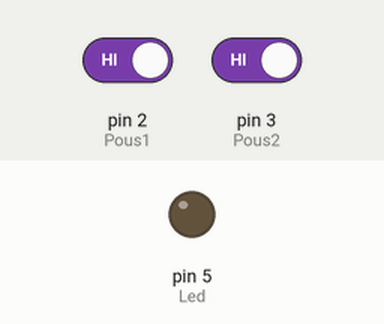
Bench run of a sketch on a simulated Arduino Uno, built with avr-gcc and run on an emulated ATmega328P. On the bench: output pins drawn as LEDs (lit = HIGH). Dashed ring = blinking. Inputs (shaded band) come from the test bench; at power-on: pin 2 (Pous1) HIGH, pin 3 (Pous2) HIGH.

Above: at 1.2 s.
1.3 s: pin 2 (Pous1) driven LOW
At 1.8 s:
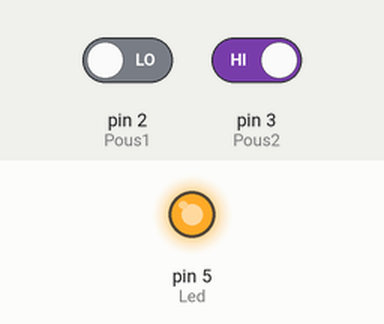
2.8 s: pin 3 (Pous2) driven LOW
At 4.1 s:
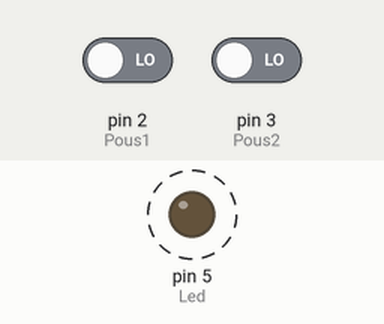
Timing chart, 0 to 11.8 s (numbered marks = the images above; inputs shaded):
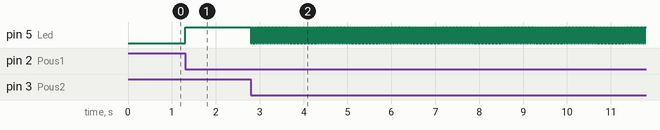

The sketch:

tpfol.ino
```cpp
// (licence header left out)
#define Pous1 2
#define Pous2 3
#define Pous1On !digitalRead (Pous1)
#define Pous2On !digitalRead (Pous2)
#define Led 5
#define LedOn digitalWrite (Led,HIGH) ;
#define LedOff digitalWrite (Led,LOW) ;

void setup () {
  pinMode (Pous1, INPUT) ;
  pinMode (Pous2, INPUT) ;
  pinMode (Led, OUTPUT) ;
}

void loop () {
  if (Pous1On) { LedOn ; delay (20); }
  if (Pous2On) { LedOff ; delay (20); }
}
```

Measured:
- after the input at 1.3 s, pin 5 (Led): LOW → HIGH at once
- after the input at 2.8 s, pin 5 (Led): alternates HIGH for 0.02 s and LOW for 0.02 s, starting at once
